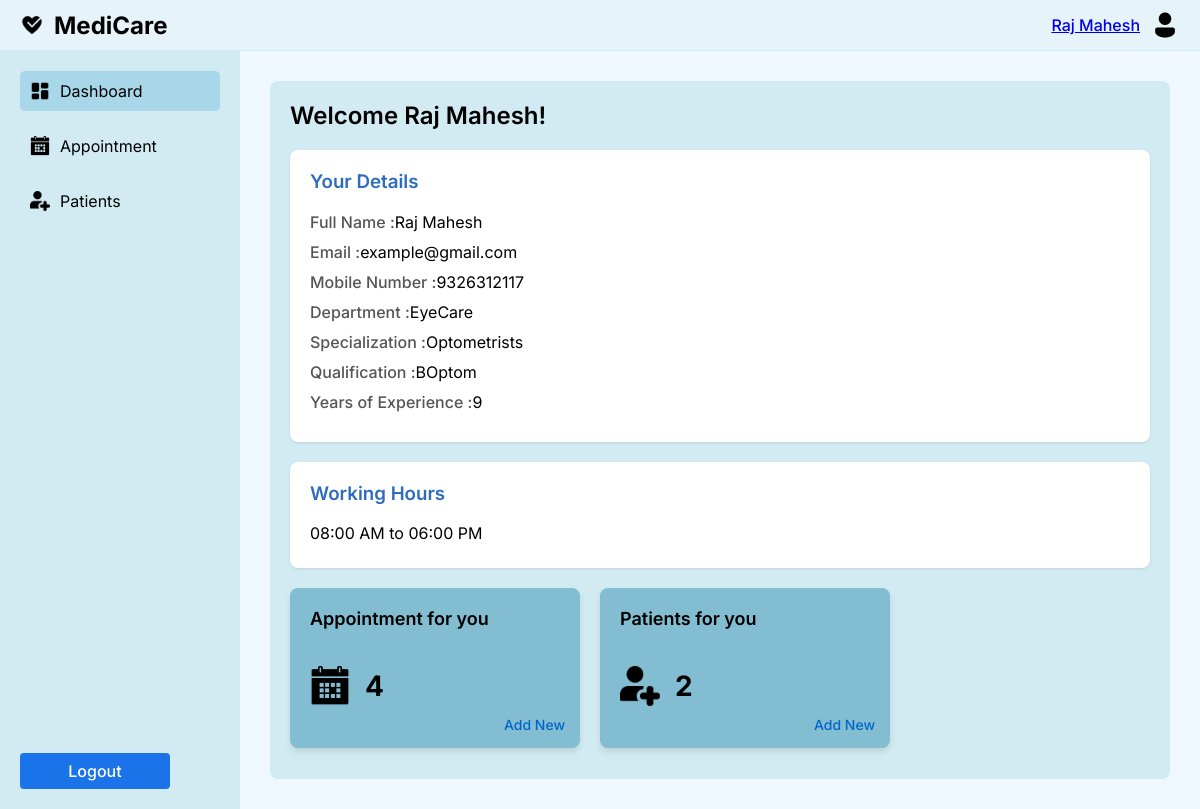
Page /accounts/staff_dash/ (signed in) on the earlier database version.
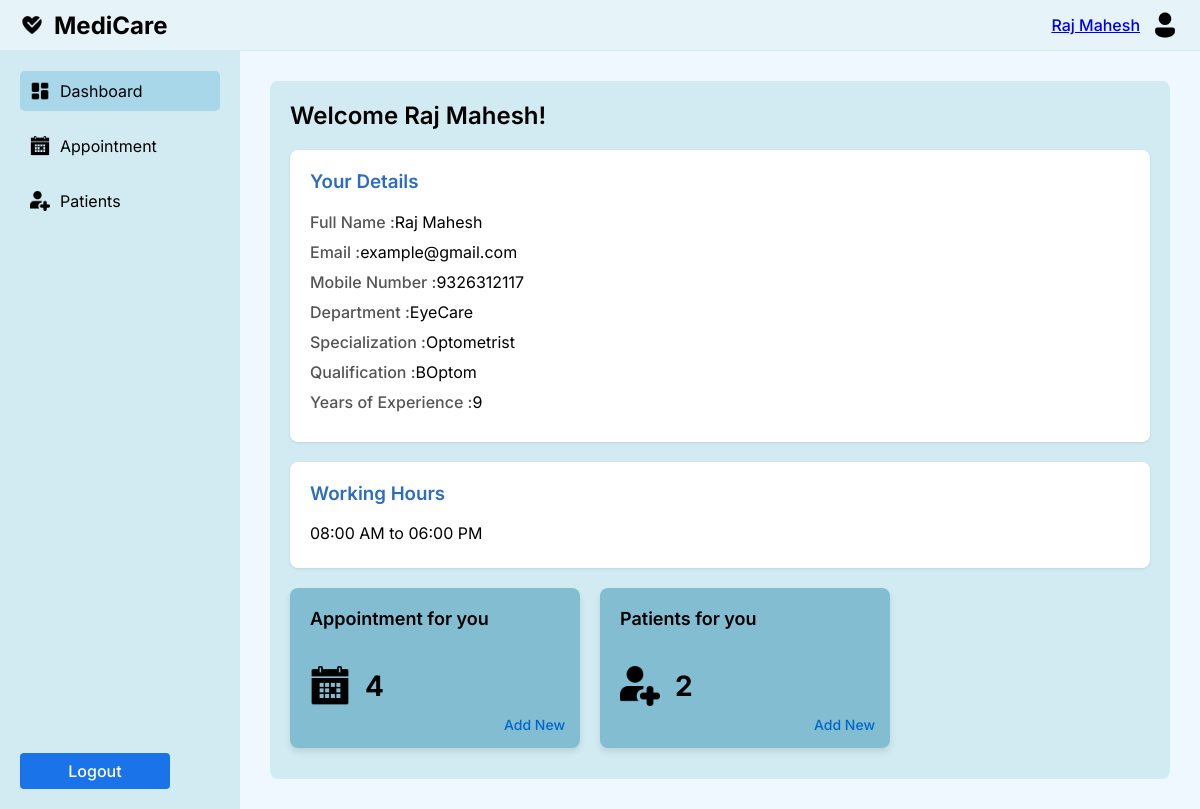
Same page on the later database version.
### accounts/models.py (models this page shows, shortened)
class StaffD(models.Model):
    user = models.OneToOneField(User, on_delete=models.CASCADE, related_name='staff_profile', default=1)
    full_name = models.CharField(max_length=100)
    email = models.EmailField( null=True, blank=True)
    mobile_number = models.CharField(max_length=15)
    gender = models.CharField(max_length=10)
    age = models.PositiveIntegerField()
    department = models.CharField(max_length=50)
    sub_department = models.CharField(max_length=100, default='General')
    specialization = models.CharField(max_length=100)
    qualification = models.CharField(max_length=100)
    years_of_experience = models.CharField(max_length=10)

### accounts/views.py (the view)
# urls.py: path('staff_dash/', views.staff_dash, name='staff_dash'),
@login_required
def staff_dash(request):
    try:
        staff = StaffD.objects.get(user=request.user)
        full_name = staff.full_name
        staff_data = {
            'full_name': staff.full_name,
            'email': staff.email,
            'mobile_number': staff.mobile_number,
            'department': staff.department,
            'specialization': staff.specialization,
            'qualification': staff.qualification,
            'years_of_experience': staff.years_of_experience,
        }
        working_hours = WorkingHour.objects.filter(staff=staff)
        appointment_count = Appointment.objects.filter(doctor=staff).count()
        patient_count = (
            Appointment.objects
            .filter(doctor=staff)  # Filter appointments by the doctor
            .values('patient')     # Group by patient
            .annotate(count=Count('patient'))  # Count unique patients
            .count()  # Get the total number of unique patients
        )
    except StaffD.DoesNotExist:
        full_name = "User"  # Default value if no StaffD record exists
        staff_data = None
        working_hours = None
        appointment_count = 0
        patient_count = 0
    context = {
        'full_name': full_name,
        'staff_data': staff_data,
        'working_hours': working_hours,
        'appointment_count': appointment_count,
        'patient_count': patient_count,
    }
    return render(request, 'accounts/staff_dash.html', context)

### accounts/context_processors.py (called while the page is built)
def media_url(request):
    return {
        'MEDIA_URL': settings.MEDIA_URL,
    }

### templates/accounts/staff_dash.html (shortened to what the changed rows need)
<!DOCTYPE html>
<html lang="en">
<head>
</head>
<body>
    <div class="container">
        <div class="navbar">
            <div class="profile">
                <span><a href="{% url 'staff_reg' %}"> {{ full_name }} </a></span>
            </div>
        </div>
        <div class="content">
            <div class="main-content">
                <div class="welcome-card">
                    <h2>Welcome {{ full_name }}!</h2>
                {% if staff_data %}
                <div class="staff-details">
                    <h3>Your Details</h3>
                    <div class="detail-row">
                        <span class="detail-label">Full Name : </span>
                        <span class="detail-value"> {{ staff_data.full_name }}</span>
                    </div>
                    <div class="detail-row">
                        <span class="detail-label">Email : </span>
                        <span class="detail-value"> {{ staff_data.email }}</span>
                    </div>
                    <div class="detail-row">
                        <span class="detail-label">Mobile Number :</span>
                        <span class="detail-value"> {{ staff_data.mobile_number }}</span>
                    </div>
                    <div class="detail-row">
                        <span class="detail-label">Department :</span>
                        <span class="detail-value">{{ staff_data.department }}</span>
                    </div>
                    <div class="detail-row">
                        <span class="detail-label">Specialization :</span>
                        <span class="detail-value">{{ staff_data.specialization }}</span>
                    </div>
                    <div class="detail-row">
                        <span class="detail-label">Qualification :</span>
                        <span class="detail-value">{{ staff_data.qualification }}</span>
                    </div>
                    <div class="detail-row">
                        <span class="detail-label">Years of Experience :</span>
                        <span class="detail-value">{{ staff_data.years_of_experience }}</span>
                    </div>
                </div>
                {% else %}
                <div class="detail-row">
                    <span class="detail-label">No staff details found. Please complete your registration.</span>
                </div>
                {% endif %}
 {% if working_hours %}
 <div class="working-hours">
     <h3>Working Hours</h3>
     {% for hour in working_hours %}
     <p>{{ hour.start_time|time:"h:i A" }} to {{ hour.end_time|time:"h:i A" }}</p>
     {% endfor %}
 </div>
 {% else %}
 <div class="working-hours">
     <p>No working hours found.</p>
 </div>
 {% endif %}
    <div class="info-cards">
        <div class="info-card">
        </div>
        <div class="info-card">
        </div>
    </div>
    </div>
    </div>
</body>
</html>

Differences in the rows shown:
changed StaffD "Raj Mahesh": specialization "Optometrists" → "Optometrist"
